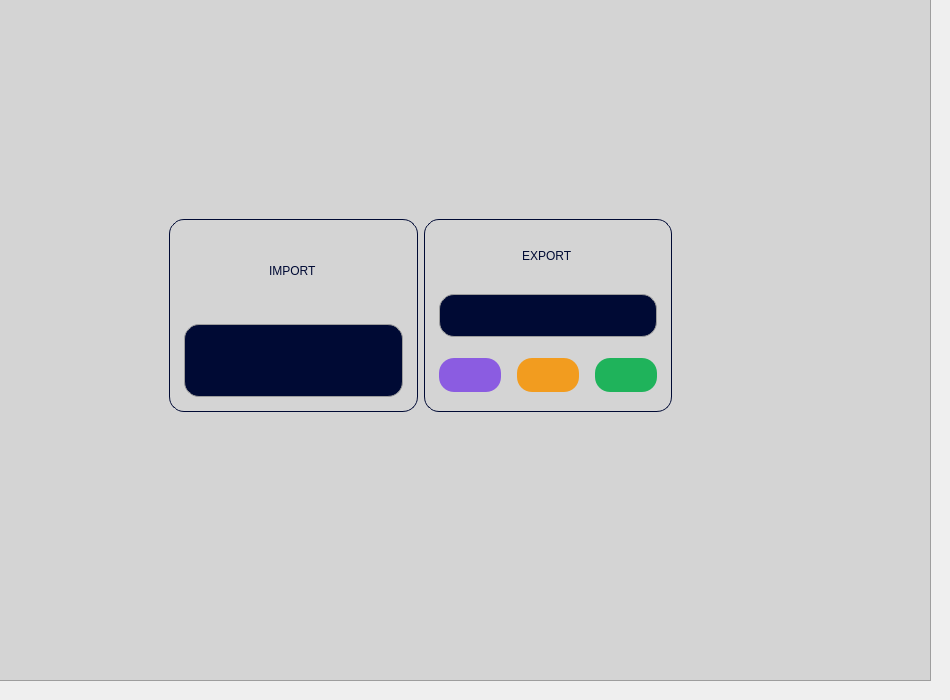
     <widget class="QWidget" name="settings_page">
      <widget class="QFrame" name="frame_23">
       <property name="geometry">
        <rect>
         <x>-10</x>
         <y>-10</y>
         <width>941</width>
         <height>691</height>
        </rect>
       </property>
       <property name="styleSheet">
        <string notr="true">background-color: rgb(212, 212, 212);
 border: 1px solid rgb(157, 157, 157) ; </string>
       </property>
       <property name="frameShape">
        <enum>QFrame::StyledPanel</enum>
       </property>
       <property name="frameShadow">
        <enum>QFrame::Raised</enum>
       </property>
       <widget class="QFrame" name="frame_24">
        <property name="geometry">
         <rect>
          <x>170</x>
          <y>220</y>
          <width>521</width>
          <height>211</height>
         </rect>
        </property>
        <property name="styleSheet">
         <string notr="true">QFrame{
font: 600 10pt &quot;Segoe UI Semibold&quot;;
color: rgb(0, 10, 52);
border-radius: 15px;
border:0px;
}

QLineEdit{
	background-color: rgb(255, 255, 255);
border-radius:10px;
color: rgb(0, 10, 52);
}</string>
        </property>
        <property name="frameShape">
         <enum>QFrame::StyledPanel</enum>
        </property>
        <property name="frameShadow">
         <enum>QFrame::Raised</enum>
        </property>
        <layout class="QHBoxLayout" name="horizontalLayout_2">
         <item>
          <widget class="QFrame" name="frame_25">
           <property name="styleSheet">
            <string notr="true">QFrame{
font: 600 10pt &quot;Segoe UI Semibold&quot;;
color: rgb(0, 10, 52);
background-color: rgb(212, 212, 212);
border: 1px solid rgb(0, 10, 52)
}

QPushButton{
margin:5px;
padding:5px;
border-radius: 15px;
background-color: rgb(0, 10, 52);
}
QPushButton:hover{
	background-color: rgb(245, 245, 245);
	color: rgb(95, 165, 247);
	border: 1px solid rgb(0, 10, 52);
}
</string>
           </property>
           <property name="frameShape">
            <enum>QFrame::StyledPanel</enum>
           </property>
           <property name="frameShadow">
            <enum>QFrame::Raised</enum>
           </property>
           <layout class="QVBoxLayout" name="verticalLayout_12">
            <item alignment="Qt::AlignHCenter">
             <widget class="QLabel" name="label_32">
              <property name="styleSheet">
               <string notr="true">
font: 600 22pt &quot;Segoe UI Semibold&quot;;
color: rgb(0, 10, 52);
 border: 0px solid rgb(157, 157, 157) ; 
</string>
              </property>
              <property name="text">
               <string>IMPORT</string>
              </property>
             </widget>
            </item>
            <item>
             <widget class="QPushButton" name="importButton">
              <property name="sizePolicy">
               <sizepolicy hsizetype="Minimum" vsizetype="Minimum">
                <horstretch>0</horstretch>
                <verstretch>0</verstretch>
               </sizepolicy>
              </property>
              <property name="cursor">
               <cursorShape>PointingHandCursor</cursorShape>
              </property>
              <property name="styleSheet">
               <string notr="true"/>
              </property>
              <property name="text">
               <string/>
              </property>
              <property name="icon">
               <iconset resource="resources.qrc">
                <normaloff>:/icons/import.png</normaloff>:/icons/import.png</iconset>
              </property>
              <property name="iconSize">
               <size>
                <width>45</width>
                <height>45</height>
               </size>
              </property>
             </widget>
            </item>
           </layout>
          </widget>
         </item>
         <item>
          <widget class="QFrame" name="frame_26">
           <property name="styleSheet">
            <string notr="true">QFrame{
font: 600 10pt &quot;Segoe UI Semibold&quot;;
color: rgb(0, 10, 52);
background-color: rgb(212, 212, 212);
border: 1px solid rgb(0, 10, 52)


}


QPushButton{
margin:5px;
padding:5px;
border-radius: 15px;
background-color: rgb(0, 10, 52);
}
QPushButton:hover{
	background-color: rgb(212, 212, 212);
	border: 1px solid rgb(0, 10, 52);
}
</string>
           </property>
           <property name="frameShape">
            <enum>QFrame::StyledPanel</enum>
           </property>
           <property name="frameShadow">
            <enum>QFrame::Raised</enum>
           </property>
           <layout class="QVBoxLayout" name="verticalLayout_13">
            <item alignment="Qt::AlignHCenter">
             <widget class="QLabel" name="label_33">
              <property name="styleSheet">
               <string notr="true">
font: 600 22pt &quot;Segoe UI Semibold&quot;;
color: rgb(0, 10, 52);
 border: 0px solid rgb(157, 157, 157) ; 
</string>
              </property>
              <property name="text">
               <string>EXPORT</string>
              </property>
             </widget>
            </item>
            <item>
             <widget class="QPushButton" name="exportButton">
              <property name="sizePolicy">
               <sizepolicy hsizetype="Minimum" vsizetype="Minimum">
                <horstretch>0</horstretch>
                <verstretch>0</verstretch>
               </sizepolicy>
              </property>
              <property name="cursor">
               <cursorShape>PointingHandCursor</cursorShape>
              </property>
              <property name="styleSheet">
               <string notr="true"/>
              </property>
              <property name="text">
               <string/>
              </property>
              <property name="icon">
               <iconset resource="resources.qrc">
                <normaloff>:/icons/export.png</normaloff>:/icons/export.png</iconset>
              </property>
              <property name="iconSize">
               <size>
                <width>45</width>
                <height>45</height>
               </size>
              </property>
             </widget>
            </item>
            <item>
             <widget class="QFrame" name="settingsFrame">
              <property name="styleSheet">
               <string notr="true">border:0px;
</string>
              </property>
              <property name="frameShape">
               <enum>QFrame::StyledPanel</enum>
              </property>
              <property name="frameShadow">
               <enum>QFrame::Raised</enum>
              </property>
              <layout class="QHBoxLayout" name="horizontalLayout">
               <property name="spacing">
                <number>6</number>
               </property>
               <property name="leftMargin">
                <number>0</number>
               </property>
               <property name="topMargin">
                <number>5</number>
               </property>
               <property name="rightMargin">
                <number>0</number>
               </property>
               <property name="bottomMargin">
                <number>5</number>
               </property>
               <item>
                <widget class="QPushButton" name="exportJson">
                 <property name="sizePolicy">
                  <sizepolicy hsizetype="Minimum" vsizetype="Minimum">
                   <horstretch>0</horstretch>
                   <verstretch>0</verstretch>
                  </sizepolicy>
                 </property>
                 <property name="cursor">
                  <cursorShape>PointingHandCursor</cursorShape>
                 </property>
                 <property name="styleSheet">
                  <string notr="true">


QPushButton{
background-color: rgb(139, 92, 225);
}
QPushButton:hover{
	background-color: rgb(212, 212, 212);
	border: 1px solid rgb(139, 92, 225);
}</string>
                 </property>
                 <property name="text">
                  <string/>
                 </property>
                 <property name="icon">
                  <iconset resource="resources.qrc">
                   <normaloff>:/icons/json.png</normaloff>:/icons/json.png</iconset>
                 </property>
                 <property name="iconSize">
                  <size>
                   <width>45</width>
                   <height>45</height>
                  </size>
                 </property>
                 <property name="autoDefault">
                  <bool>false</bool>
                 </property>
                </widget>
               </item>
               <item>
                <widget class="QPushButton" name="exportXml">
                 <property name="sizePolicy">
                  <sizepolicy hsizetype="Minimum" vsizetype="Minimum">
                   <horstretch>0</horstretch>
                   <verstretch>0</verstretch>
                  </sizepolicy>
                 </property>
                 <property name="cursor">
                  <cursorShape>PointingHandCursor</cursorShape>
                 </property>
                 <property name="styleSheet">
                  <string notr="true">
QPushButton{
background-color: rgb(242, 156, 31);
}
QPushButton:hover{
	background-color: rgb(212, 212, 212);
	border: 1px solid rgb(242, 156, 31);
}</string>
                 </property>
                 <property name="text">
                  <string/>
                 </property>
                 <property name="icon">
                  <iconset resource="resources.qrc">
                   <normaloff>:/icons/xml.png</normaloff>:/icons/xml.png</iconset>
                 </property>
                 <property name="iconSize">
                  <size>
                   <width>45</width>
                   <height>45</height>
                  </size>
                 </property>
                </widget>
               </item>
               <item>
                <widget class="QPushButton" name="exportCsv">
                 <property name="sizePolicy">
                  <sizepolicy hsizetype="Minimum" vsizetype="Minimum">
                   <horstretch>0</horstretch>
                   <verstretch>0</verstretch>
                  </sizepolicy>
                 </property>
                 <property name="cursor">
                  <cursorShape>PointingHandCursor</cursorShape>
                 </property>
                 <property name="styleSheet">
                  <string notr="true">

QPushButton{
background-color: rgb(31, 179, 91);
}
QPushButton:hover{
	background-color: rgb(212, 212, 212);
	border: 1px solid  rgb(31, 179, 91);
}</string>
                 </property>
                 <property name="text">
                  <string/>
                 </property>
                 <property name="icon">
                  <iconset resource="resources.qrc">
                   <normaloff>:/icons/csv.png</normaloff>:/icons/csv.png</iconset>
                 </property>
                 <property name="iconSize">
                  <size>
                   <width>45</width>
                   <height>45</height>
                  </size>
                 </property>
                </widget>
               </item>
              </layout>
             </widget>
            </item>
           </layout>
          </widget>
         </item>
        </layout>
       </widget>
      </widget>
     </widget>
